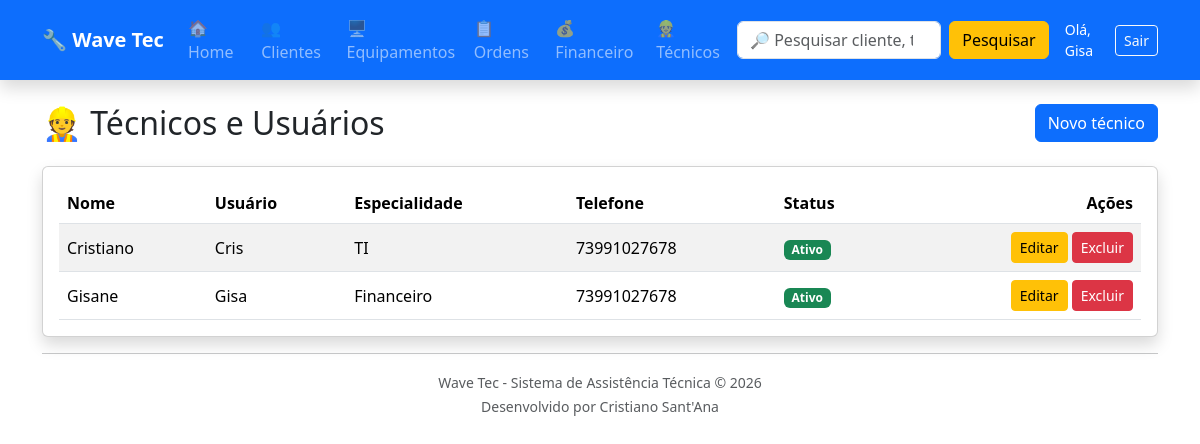
The page /usuarios/ (signed in) on the database its author committed.
### usuarios/models.py (models this page shows, shortened)
class Tecnico(models.Model):
    PERFIS = [
        ('ADMIN', 'Administrador'),
        ('TECNICO', 'Técnico'),
    ]
    user = models.OneToOneField(
        settings.AUTH_USER_MODEL,
        on_delete=models.CASCADE,
        related_name='tecnico',
        null=True,
        blank=True,
    )
    nome = models.CharField(max_length=100)
    especialidade = models.CharField(max_length=100, blank=True)
    telefone = models.CharField(max_length=20, blank=True)
    perfil = models.CharField(max_length=20, choices=PERFIS, default='TECNICO')
    ativo = models.BooleanField(default=True)
    class Meta:
        ordering = ['nome']
        verbose_name = 'Técnico'
        verbose_name_plural = 'Técnicos'

### usuarios/views.py (the view)
# urls.py: path('', views.lista_tecnicos, name='lista_tecnicos'),
@login_required
def lista_tecnicos(request):
    if not (request.user.is_superuser or (hasattr(request.user, 'tecnico') and request.user.tecnico and request.user.tecnico.perfil == 'ADMIN')):
        messages.error(request, 'Você não tem permissão para acessar esta área.')
        return redirect('home')
    tecnicos = Tecnico.objects.select_related('user').all()
    usuarios = User.objects.all().order_by('username')
    return render(
        request,
        'usuarios/lista_tecnicos.html',
        {'tecnicos': tecnicos, 'usuarios': usuarios}
    )

### templates/usuarios/lista_tecnicos.html (shortened to what this page needs)
{% extends "base.html" %}
{% block content %}
<div class="d-flex justify-content-between align-items-center mb-4">
    <div>
        <h2 class="mb-0">👷 Técnicos e Usuários</h2>
    </div>
    <a class="btn btn-primary" href="{% url 'novo_tecnico' %}">Novo técnico</a>
</div>
<div class="card shadow">
    <div class="card-body">
        <div class="table-responsive">
            <table class="table table-striped align-middle mb-0">
                <thead>
                    <tr>
                        <th>Nome</th>
                        <th>Usuário</th>
                        <th>Especialidade</th>
                        <th>Telefone</th>
                        <th>Status</th>
                        <th class="text-end">Ações</th>
                    </tr>
                </thead>
                <tbody>
                    {% for tecnico in tecnicos %}
                    <tr>
                        <td>{{ tecnico.nome }}</td>
                        <td>{% if tecnico.user %}{{ tecnico.user.username }}{% else %}-{% endif %}</td>
                        <td>{{ tecnico.especialidade|default:'-' }}</td>
                        <td>{{ tecnico.telefone|default:'-' }}</td>
                        <td>
                            {% if tecnico.ativo %}
                                <span class="badge bg-success">Ativo</span>
                            {% else %}
                                <span class="badge bg-secondary">Inativo</span>
                            {% endif %}
                        </td>
                        <td class="text-end">
                            <a class="btn btn-sm btn-warning" href="{% url 'editar_tecnico' tecnico.id %}">Editar</a>
                            <a class="btn btn-sm btn-danger" href="{% url 'excluir_tecnico' tecnico.id %}">Excluir</a>
                        </td>
                    </tr>
                    {% empty %}
                    <tr>
                        <td colspan="6" class="text-center text-muted">Nenhum técnico cadastrado.</td>
                    </tr>
                    {% endfor %}
                </tbody>
            </table>
        </div>
    </div>
</div>
{% endblock %}

### templates/base.html (shortened to what this page needs)
<!DOCTYPE html>
<html lang="pt-br">
<head>
    <link href="https://cdn.jsdelivr.net/npm/bootstrap@5.3.7/dist/css/bootstrap.min.css" rel="stylesheet">
</head>
<body>
<nav class="navbar navbar-expand-lg navbar-dark bg-primary shadow">
    <div class="container">
        <a class="navbar-brand fw-bold" href="/">
            🔧 Wave Tec
        </a>
        <div class="collapse navbar-collapse" id="menu">
            <ul class="navbar-nav me-auto">
                <li class="nav-item">
                    <a class="nav-link" href="/">
                        🏠 Home
                    </a>
                </li>
                <li class="nav-item">
                    <a class="nav-link" href="/clientes/">
                    </a>
                </li>
                <li class="nav-item">
                    <a class="nav-link" href="/equipamentos/">
                        🖥 Equipamentos
                    </a>
                </li>
                <li class="nav-item">
                    <a class="nav-link" href="/ordens/">
                        📋 Ordens
                    </a>
                </li>
                <li class="nav-item">
                    <a class="nav-link" href="/financeiro/">
                        💰 Financeiro
                    </a>
                </li>
                {% if user.is_superuser or user.tecnico.perfil == 'ADMIN' %}
                <li class="nav-item">
                    <a class="nav-link" href="/usuarios/">
                        👷 Técnicos
                    </a>
                </li>
                {% endif %}
            </ul>
            <form
                class="d-flex"
                method="GET"
                action="/pesquisa/">
                <input
                    class="form-control me-2"
                    type="search"
                    name="q"
                    placeholder="🔎 Pesquisar cliente, telefone, equipamento..."
                    autocomplete="off">
                <button
                    class="btn btn-warning"
                    type="submit">
                    Pesquisar
                </button>
            </form>
            {% if user.is_authenticated %}
                <div class="d-flex align-items-center gap-2 ms-3 text-white">
                    <span class="small">Olá, {{ user.username }}</span>
                    <form method="post" action="{% url 'logout' %}" class="d-inline">
                        <button type="submit" class="btn btn-outline-light btn-sm">Sair</button>
                    </form>
                </div>
            {% endif %}
        </div>
    </div>
</nav>
<div class="container mt-4">
    {% block content %}
    {% endblock %}
    <hr>
    <div class="text-center text-muted mb-4">
        <small>
            Wave Tec - Sistema de Assistência Técnica © 2026
            <br>
            Desenvolvido por Cristiano Sant'Ana
        </small>
    </div>
</div>
</body>
</html>

### rows shown on the page
Tecnico: nome "Cristiano", user.username "Cris", especialidade "TI", telefone "73991027678", ativo "Ativo"
Tecnico: nome "Gisane", user.username "Gisa", especialidade "Financeiro", telefone "73991027678", ativo "Ativo"

### other values the page prints
{{ user.username }} "Gisa"
